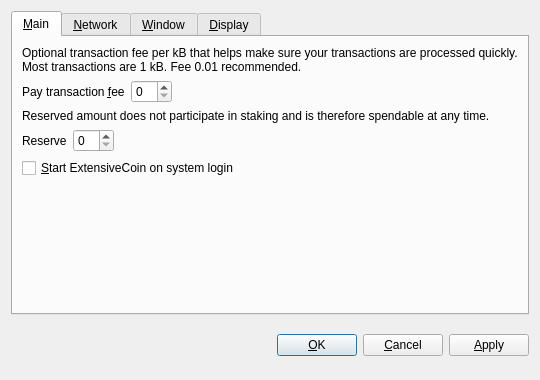
<?xml version="1.0" encoding="UTF-8"?>
<ui version="4.0">
 <class>OptionsDialog</class>
 <widget class="QDialog" name="OptionsDialog">
  <property name="geometry">
   <rect>
    <x>0</x>
    <y>0</y>
    <width>540</width>
    <height>380</height>
   </rect>
  </property>
  <property name="windowTitle">
   <string>Options</string>
  </property>
  <property name="modal">
   <bool>true</bool>
  </property>
  <layout class="QVBoxLayout" name="verticalLayout">
   <item>
    <widget class="QTabWidget" name="tabWidget">
     <property name="tabPosition">
      <enum>QTabWidget::North</enum>
     </property>
     <property name="currentIndex">
      <number>0</number>
     </property>
     <widget class="QWidget" name="tabMain">
      <attribute name="title">
       <string>&amp;Main</string>
      </attribute>
      <layout class="QVBoxLayout" name="verticalLayout_Main">
       <item>
        <widget class="QLabel" name="transactionFeeInfoLabel">
         <property name="text">
          <string>Optional transaction fee per kB that helps make sure your transactions are processed quickly. Most transactions are 1 kB. Fee 0.01 recommended.</string>
         </property>
         <property name="textFormat">
          <enum>Qt::PlainText</enum>
         </property>
         <property name="wordWrap">
          <bool>true</bool>
         </property>
        </widget>
       </item>
       <item>
        <layout class="QHBoxLayout" name="horizontalLayoutFee">
         <item>
          <widget class="QLabel" name="transactionFeeLabel">
           <property name="text">
            <string>Pay transaction &amp;fee</string>
           </property>
           <property name="textFormat">
            <enum>Qt::PlainText</enum>
           </property>
           <property name="buddy">
            <cstring>transactionFee</cstring>
           </property>
          </widget>
         </item>
         <item>
          <widget class="BitcoinAmountField" name="transactionFee"/>
         </item>
         <item>
          <spacer name="horizontalSpacerFee">
           <property name="orientation">
            <enum>Qt::Horizontal</enum>
           </property>
           <property name="sizeHint" stdset="0">
            <size>
             <width>40</width>
             <height>20</height>
            </size>
           </property>
          </spacer>
         </item>
        </layout>
       </item>
       <item>
        <widget class="QLabel" name="reserveBalanceInfoLabel">
         <property name="text">
          <string>Reserved amount does not participate in staking and is therefore spendable at any time.</string>
         </property>
         <property name="textFormat">
          <enum>Qt::PlainText</enum>
         </property>
         <property name="wordWrap">
          <bool>true</bool>
         </property>
        </widget>
       </item>
       <item>
        <layout class="QHBoxLayout" name="horizontalLayoutReserveBalance">
         <item>
          <widget class="QLabel" name="reserveBalanceLabel">
           <property name="text">
            <string>Reserve</string>
           </property>
           <property name="textFormat">
            <enum>Qt::PlainText</enum>
           </property>
           <property name="buddy">
            <cstring>reserveBalance</cstring>
           </property>
          </widget>
         </item>
         <item>
          <widget class="BitcoinAmountField" name="reserveBalance"/>
         </item>
         <item>
          <spacer name="horizontalSpacerReserveBalance">
           <property name="orientation">
            <enum>Qt::Horizontal</enum>
           </property>
           <property name="sizeHint" stdset="0">
            <size>
             <width>40</width>
             <height>20</height>
            </size>
           </property>
          </spacer>
         </item>
        </layout>
       </item>
       <item>
        <widget class="QCheckBox" name="bitcoinAtStartup">
         <property name="toolTip">
          <string>Automatically start ExtensiveCoin after logging in to the system.</string>
         </property>
         <property name="text">
          <string>&amp;Start ExtensiveCoin on system login</string>
         </property>
        </widget>
       </item>
       <item>
        <spacer name="verticalSpacer_Main">
         <property name="orientation">
          <enum>Qt::Vertical</enum>
         </property>
         <property name="sizeHint" stdset="0">
          <size>
           <width>20</width>
           <height>40</height>
          </size>
         </property>
        </spacer>
       </item>
      </layout>
     </widget>
     <widget class="QWidget" name="tabNetwork">
      <attribute name="title">
       <string>&amp;Network</string>
      </attribute>
      <layout class="QVBoxLayout" name="verticalLayout_Network">
       <item>
        <widget class="QCheckBox" name="mapPortUpnp">
         <property name="toolTip">
          <string>Automatically open the ExtensiveCoin client port on the router. This only works when your router supports UPnP and it is enabled.</string>
         </property>
         <property name="text">
          <string>Map port using &amp;UPnP</string>
         </property>
        </widget>
       </item>
       <item>
        <widget class="QCheckBox" name="connectSocks">
         <property name="toolTip">
          <string>Connect to the ExtensiveCoin network through a SOCKS proxy (e.g. when connecting through Tor).</string>
         </property>
         <property name="text">
          <string>&amp;Connect through SOCKS proxy:</string>
         </property>
        </widget>
       </item>
       <item>
        <layout class="QHBoxLayout" name="horizontalLayout_Network">
         <item>
          <widget class="QLabel" name="proxyIpLabel">
           <property name="text">
            <string>Proxy &amp;IP:</string>
           </property>
           <property name="textFormat">
            <enum>Qt::PlainText</enum>
           </property>
           <property name="buddy">
            <cstring>proxyIp</cstring>
           </property>
          </widget>
         </item>
         <item>
          <widget class="QValidatedLineEdit" name="proxyIp">
           <property name="maximumSize">
            <size>
             <width>140</width>
             <height>16777215</height>
            </size>
           </property>
           <property name="toolTip">
            <string>IP address of the proxy (e.g. 127.0.0.1)</string>
           </property>
          </widget>
         </item>
         <item>
          <widget class="QLabel" name="proxyPortLabel">
           <property name="text">
            <string>&amp;Port:</string>
           </property>
           <property name="textFormat">
            <enum>Qt::PlainText</enum>
           </property>
           <property name="buddy">
            <cstring>proxyPort</cstring>
           </property>
          </widget>
         </item>
         <item>
          <widget class="QLineEdit" name="proxyPort">
           <property name="maximumSize">
            <size>
             <width>55</width>
             <height>16777215</height>
            </size>
           </property>
           <property name="toolTip">
            <string>Port of the proxy (e.g. 9050)</string>
           </property>
          </widget>
         </item>
         <item>
          <widget class="QLabel" name="socksVersionLabel">
           <property name="text">
            <string>SOCKS &amp;Version:</string>
           </property>
           <property name="textFormat">
            <enum>Qt::PlainText</enum>
           </property>
           <property name="buddy">
            <cstring>socksVersion</cstring>
           </property>
          </widget>
         </item>
         <item>
          <widget class="QValueComboBox" name="socksVersion">
           <property name="toolTip">
            <string>SOCKS version of the proxy (e.g. 5)</string>
           </property>
          </widget>
         </item>
         <item>
          <spacer name="horizontalSpacer_Network">
           <property name="orientation">
            <enum>Qt::Horizontal</enum>
           </property>
           <property name="sizeHint" stdset="0">
            <size>
             <width>40</width>
             <height>20</height>
            </size>
           </property>
          </spacer>
         </item>
        </layout>
       </item>
       <item>
        <spacer name="verticalSpacer_Network">
         <property name="orientation">
          <enum>Qt::Vertical</enum>
         </property>
         <property name="sizeHint" stdset="0">
          <size>
           <width>20</width>
           <height>40</height>
          </size>
         </property>
        </spacer>
       </item>
      </layout>
     </widget>
     <widget class="QWidget" name="tabWindow">
      <attribute name="title">
       <string>&amp;Window</string>
      </attribute>
      <layout class="QVBoxLayout" name="verticalLayout_Window">
       <item>
        <widget class="QCheckBox" name="minimizeToTray">
         <property name="toolTip">
          <string>Show only a tray icon after minimizing the window.</string>
         </property>
         <property name="text">
          <string>&amp;Minimize to the tray instead of the taskbar</string>
         </property>
        </widget>
       </item>
       <item>
        <widget class="QCheckBox" name="minimizeOnClose">
         <property name="toolTip">
          <string>Minimize instead of exit the application when the window is closed. When this option is enabled, the application will be closed only after selecting Quit in the menu.</string>
         </property>
         <property name="text">
          <string>M&amp;inimize on close</string>
         </property>
        </widget>
       </item>
       <item>
        <spacer name="verticalSpacer_Window">
         <property name="orientation">
          <enum>Qt::Vertical</enum>
         </property>
         <property name="sizeHint" stdset="0">
          <size>
           <width>20</width>
           <height>40</height>
          </size>
         </property>
        </spacer>
       </item>
      </layout>
     </widget>
     <widget class="QWidget" name="tabDisplay">
      <attribute name="title">
       <string>&amp;Display</string>
      </attribute>
      <layout class="QVBoxLayout" name="verticalLayout_Display">
       <item>
        <layout class="QHBoxLayout" name="horizontalLayout_1_Display">
         <item>
          <widget class="QLabel" name="langLabel">
           <property name="text">
            <string>User Interface &amp;language:</string>
           </property>
           <property name="textFormat">
            <enum>Qt::PlainText</enum>
           </property>
           <property name="buddy">
            <cstring>lang</cstring>
           </property>
          </widget>
         </item>
         <item>
          <widget class="QValueComboBox" name="lang">
           <property name="toolTip">
            <string>The user interface language can be set here. This setting will take effect after restarting ExtensiveCoin.</string>
           </property>
          </widget>
         </item>
        </layout>
       </item>
       <item>
        <layout class="QHBoxLayout" name="horizontalLayout_2_Display">
         <item>
          <widget class="QLabel" name="unitLabel">
           <property name="text">
            <string>&amp;Unit to show amounts in:</string>
           </property>
           <property name="textFormat">
            <enum>Qt::PlainText</enum>
           </property>
           <property name="buddy">
            <cstring>unit</cstring>
           </property>
          </widget>
         </item>
         <item>
          <widget class="QValueComboBox" name="unit">
           <property name="toolTip">
            <string>Choose the default subdivision unit to show in the interface and when sending coins.</string>
           </property>
          </widget>
         </item>
        </layout>
       </item>
       <item>
        <widget class="QCheckBox" name="displayAddresses">
         <property name="toolTip">
          <string>Whether to show ExtensiveCoin addresses in the transaction list or not.</string>
         </property>
         <property name="text">
          <string>&amp;Display addresses in transaction list</string>
         </property>
        </widget>
       </item>
       <item>
        <widget class="QCheckBox" name="coinControlFeatures">
         <property name="toolTip">
          <string>Whether to show coin control features or not.</string>
         </property>
         <property name="text">
          <string>Display coin &amp;control features (experts only!)</string>
         </property>
        </widget>
       </item>
       <item>
        <spacer name="verticalSpacer_Display">
         <property name="orientation">
          <enum>Qt::Vertical</enum>
         </property>
         <property name="sizeHint" stdset="0">
          <size>
           <width>20</width>
           <height>40</height>
          </size>
         </property>
        </spacer>
       </item>
      </layout>
     </widget>
    </widget>
   </item>
   <item>
    <layout class="QHBoxLayout" name="horizontalLayout_Buttons">
     <item>
      <spacer name="horizontalSpacer_1">
       <property name="orientation">
        <enum>Qt::Horizontal</enum>
       </property>
       <property name="sizeHint" stdset="0">
        <size>
         <width>40</width>
         <height>48</height>
        </size>
       </property>
      </spacer>
     </item>
     <item>
      <widget class="QLabel" name="statusLabel">
       <property name="font">
        <font>
         <weight>75</weight>
         <bold>true</bold>
        </font>
       </property>
       <property name="text">
        <string/>
       </property>
       <property name="textFormat">
        <enum>Qt::PlainText</enum>
       </property>
       <property name="wordWrap">
        <bool>true</bool>
       </property>
      </widget>
     </item>
     <item>
      <spacer name="horizontalSpacer_2">
       <property name="orientation">
        <enum>Qt::Horizontal</enum>
       </property>
       <property name="sizeHint" stdset="0">
        <size>
         <width>40</width>
         <height>48</height>
        </size>
       </property>
      </spacer>
     </item>
     <item>
      <widget class="QPushButton" name="okButton">
       <property name="text">
        <string>&amp;OK</string>
       </property>
      </widget>
     </item>
     <item>
      <widget class="QPushButton" name="cancelButton">
       <property name="text">
        <string>&amp;Cancel</string>
       </property>
       <property name="autoDefault">
        <bool>false</bool>
       </property>
      </widget>
     </item>
     <item>
      <widget class="QPushButton" name="applyButton">
       <property name="text">
        <string>&amp;Apply</string>
       </property>
       <property name="autoDefault">
        <bool>false</bool>
       </property>
      </widget>
     </item>
    </layout>
   </item>
  </layout>
 </widget>
 <customwidgets>
  <customwidget>
   <class>BitcoinAmountField</class>
   <extends>QSpinBox</extends>
   <header>bitcoinamountfield.h</header>
  </customwidget>
  <customwidget>
   <class>QValueComboBox</class>
   <extends>QComboBox</extends>
   <header>qvaluecombobox.h</header>
  </customwidget>
  <customwidget>
   <class>QValidatedLineEdit</class>
   <extends>QLineEdit</extends>
   <header>qvalidatedlineedit.h</header>
  </customwidget>
 </customwidgets>
 <resources/>
 <connections/>
</ui>
